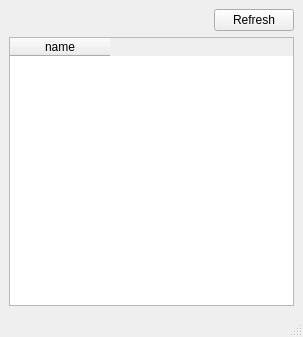
<?xml version="1.0" encoding="UTF-8"?>
<ui version="4.0">
 <class>CountryWindow</class>
 <widget class="QMainWindow" name="CountryWindow">
  <property name="geometry">
   <rect>
    <x>0</x>
    <y>0</y>
    <width>303</width>
    <height>337</height>
   </rect>
  </property>
  <property name="windowTitle">
   <string>CountryWindow</string>
  </property>
  <widget class="QWidget" name="centralwidget">
   <layout class="QVBoxLayout" name="verticalLayout">
    <item>
     <layout class="QHBoxLayout" name="horizontalLayout">
      <item>
       <widget class="QLabel" name="first_title">
        <property name="text">
         <string/>
        </property>
       </widget>
      </item>
      <item>
       <layout class="QHBoxLayout" name="horizontalLayout_2">
        <item alignment="Qt::AlignRight">
         <widget class="QPushButton" name="refresh_btn">
          <property name="text">
           <string>Refresh</string>
          </property>
         </widget>
        </item>
       </layout>
      </item>
     </layout>
    </item>
    <item>
     <widget class="QTableWidget" name="table_list">
      <property name="columnCount">
       <number>1</number>
      </property>
      <column>
       <property name="text">
        <string>name</string>
       </property>
       <property name="textAlignment">
        <set>AlignCenter</set>
       </property>
      </column>
     </widget>
    </item>
   </layout>
  </widget>
  <widget class="QMenuBar" name="menubar">
   <property name="geometry">
    <rect>
     <x>0</x>
     <y>0</y>
     <width>303</width>
     <height>21</height>
    </rect>
   </property>
  </widget>
  <widget class="QStatusBar" name="statusbar"/>
 </widget>
 <resources/>
 <connections/>
</ui>
